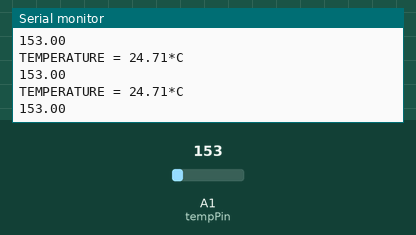
A sketch run on a simulated Arduino Uno, built with avr-gcc and run on an emulated ATmega328P. Shown: the last lines printed to the serial monitor. The inputs (shaded band) are chosen by the test bench; at power-on: A1 (tempPin) = 153.

Above: at 1.2 s.
1.3 s: A1 (tempPin) set to 165
At 1.8 s:
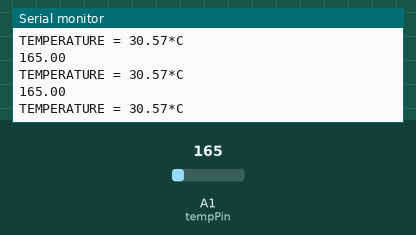
4.3 s: A1 (tempPin) set to 175
At 4.8 s:
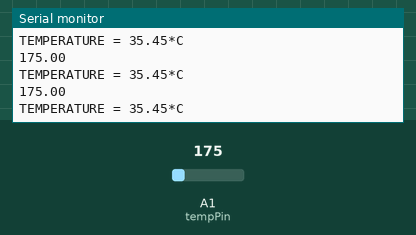
Timing chart, 0 to 7.3 s (numbered marks = the images above; inputs shaded):
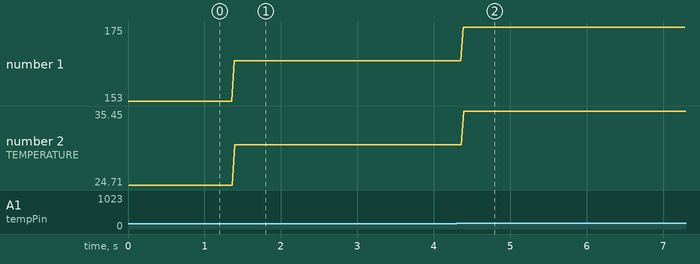

Measured:
- after the input at 1.3 s, the serial monitor: prints a new line after 0.09 s (image 1)
- after the input at 4.3 s, the serial monitor: prints a new line after 0.09 s (image 2)
- plotted number 1: 153 → 165 after the input at 1.3 s, 165 → 175 after the input at 4.3 s
- plotted number 2: 24.71 → 30.57 after the input at 1.3 s, 30.57 → 35.45 after the input at 4.3 s

The sketch:

tempurature_sensor.ino
```cpp
float temp;
int tempPin = 1;

void setup() {
   Serial.begin(9600);
}

void loop() {
   temp = analogRead(tempPin);
  Serial.println(temp);
   // read analog volt from sensor and save to variable temp
    float voltage = temp * 5.0 / 1024;
    float temperatureC = (voltage - 0.5) * 100;

   // convert the analog volt to its temperature equivalent
   Serial.print("TEMPERATURE = ");
   Serial.print(temperatureC); // display temperature value
   Serial.print("*C");
   Serial.println();
   delay(1); // update sensor reading each one second
}
```
